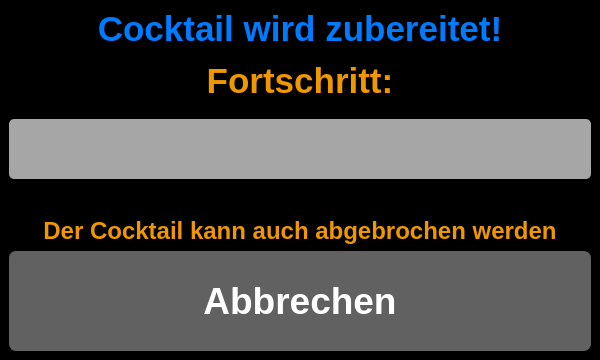
<?xml version="1.0" encoding="UTF-8"?>
<ui version="4.0">
 <class>Progressbarwindow</class>
 <widget class="QMainWindow" name="Progressbarwindow">
  <property name="geometry">
   <rect>
    <x>0</x>
    <y>0</y>
    <width>600</width>
    <height>360</height>
   </rect>
  </property>
  <property name="minimumSize">
   <size>
    <width>600</width>
    <height>360</height>
   </size>
  </property>
  <property name="maximumSize">
   <size>
    <width>600</width>
    <height>360</height>
   </size>
  </property>
  <property name="cursor">
   <cursorShape>ArrowCursor</cursorShape>
  </property>
  <property name="windowTitle">
   <string>~~ Cocktail wird zubereitet ~~</string>
  </property>
  <property name="styleSheet">
   <string notr="true">QWidget
{
	color: rgb(0, 123, 255);	
	background-color: rgb(0, 0, 0);

}

QPushButton {
	background-color: rgb(97, 97, 97);
	color: rgb(255, 255, 255);
    border-width: 1px;
	border-color: rgb(97, 97, 97);
	border-style: solid;
	border-radius: 7;
	padding: 3px;
	padding-left: 5px;
	padding-right: 5px;
}

QPushButton:checked
{
	color: rgb(255, 255, 255);	
	background-color: rgb(0, 123, 255);
}

QProgressBar
{
	background-color: rgb(166, 166, 166);
	color: rgb(0, 0, 0);
    border: 2px rgb(166, 166, 166);
    border-radius: 5px;
}

QProgressBar::chunk {
	border: 2px rgb(166, 166, 166);
    border-top-left-radius: 5px;
    border-bottom-left-radius: 5px;
    border-top-right-radius: 5px;
    border-bottom-right-radius: 5px;
	background-color: rgb(0, 123, 255);
   /* width: 40px;
    margin: 0.5px;*/
}

#Labbruch {
	color: rgb(239, 151, 0);
}</string>
  </property>
  <widget class="QWidget" name="centralwidget">
   <layout class="QVBoxLayout" name="verticalLayout">
    <item>
     <widget class="QLabel" name="Lheader">
      <property name="maximumSize">
       <size>
        <width>16777215</width>
        <height>120</height>
       </size>
      </property>
      <property name="font">
       <font>
        <pointsize>26</pointsize>
        <weight>75</weight>
        <bold>true</bold>
       </font>
      </property>
      <property name="text">
       <string>&lt;html&gt;&lt;head/&gt;&lt;body&gt;&lt;p&gt;Cocktail wird zubereitet!&lt;/p&gt;&lt;p&gt;&lt;span style=&quot; color:#ef9700;&quot;&gt;Fortschritt:&lt;/span&gt;&lt;/p&gt;&lt;/body&gt;&lt;/html&gt;</string>
      </property>
      <property name="alignment">
       <set>Qt::AlignHCenter|Qt::AlignTop</set>
      </property>
     </widget>
    </item>
    <item>
     <widget class="QProgressBar" name="progressBar">
      <property name="maximumSize">
       <size>
        <width>16777215</width>
        <height>60</height>
       </size>
      </property>
      <property name="value">
       <number>0</number>
      </property>
      <property name="alignment">
       <set>Qt::AlignCenter</set>
      </property>
      <property name="textVisible">
       <bool>false</bool>
      </property>
      <property name="orientation">
       <enum>Qt::Horizontal</enum>
      </property>
      <property name="format">
       <string>%p%</string>
      </property>
     </widget>
    </item>
    <item>
     <widget class="QLabel" name="Labbruch">
      <property name="maximumSize">
       <size>
        <width>16777215</width>
        <height>60</height>
       </size>
      </property>
      <property name="font">
       <font>
        <pointsize>18</pointsize>
        <weight>75</weight>
        <bold>true</bold>
       </font>
      </property>
      <property name="text">
       <string>Der Cocktail kann auch abgebrochen werden</string>
      </property>
      <property name="alignment">
       <set>Qt::AlignBottom|Qt::AlignHCenter</set>
      </property>
     </widget>
    </item>
    <item>
     <widget class="QPushButton" name="PBabbrechen">
      <property name="minimumSize">
       <size>
        <width>0</width>
        <height>100</height>
       </size>
      </property>
      <property name="font">
       <font>
        <pointsize>28</pointsize>
        <weight>75</weight>
        <bold>true</bold>
       </font>
      </property>
      <property name="text">
       <string>Abbrechen</string>
      </property>
     </widget>
    </item>
   </layout>
  </widget>
 </widget>
 <resources/>
 <connections/>
</ui>
